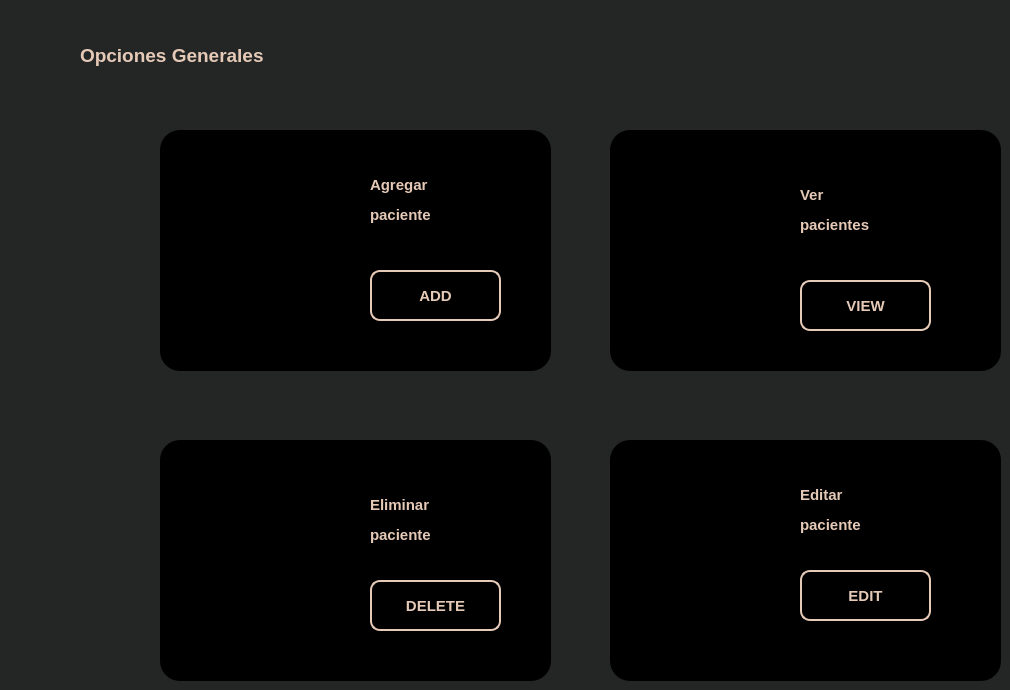
      <widget class="QWidget" name="pag_agregar_paciente">
       <property name="styleSheet">
        <string notr="true">border-radius: 30px; /* Ajusta el valor para el radio de los bordes */
background-color:#242525;
border: none;            /* Borde negro */
border-radius: 20px;</string>
       </property>
       <widget class="QLabel" name="label_22">
        <property name="geometry">
         <rect>
          <x>80</x>
          <y>40</y>
          <width>251</width>
          <height>31</height>
         </rect>
        </property>
        <property name="styleSheet">
         <string notr="true">background: transparent;
border: none;</string>
        </property>
        <property name="text">
         <string>&lt;html&gt;&lt;head/&gt;&lt;body&gt;&lt;p&gt;&lt;span style=&quot; font-size:14pt; font-weight:600; color:#e6cab8;&quot;&gt;Opciones Generales&lt;/span&gt;&lt;/p&gt;&lt;/body&gt;&lt;/html&gt;</string>
        </property>
       </widget>
       <widget class="QWidget" name="agregar_paciente" native="true">
        <property name="geometry">
         <rect>
          <x>160</x>
          <y>130</y>
          <width>391</width>
          <height>241</height>
         </rect>
        </property>
        <property name="styleSheet">
         <string notr="true">background: black;
border: none;</string>
        </property>
        <widget class="QLabel" name="label_17">
         <property name="geometry">
          <rect>
           <x>60</x>
           <y>70</y>
           <width>101</width>
           <height>101</height>
          </rect>
         </property>
         <property name="styleSheet">
          <string notr="true">border: none;</string>
         </property>
         <property name="text">
          <string/>
         </property>
         <property name="pixmap">
          <pixmap>E:/6TO SEMESTRE/Hologramas/icon/agregar_paciente.png</pixmap>
         </property>
         <property name="scaledContents">
          <bool>true</bool>
         </property>
        </widget>
        <widget class="QLabel" name="label_23">
         <property name="geometry">
          <rect>
           <x>210</x>
           <y>40</y>
           <width>81</width>
           <height>61</height>
          </rect>
         </property>
         <property name="styleSheet">
          <string notr="true">background: transparent;
border: none;</string>
         </property>
         <property name="text">
          <string>&lt;html&gt;&lt;head/&gt;&lt;body&gt;&lt;p&gt;&lt;span style=&quot; font-size:11pt; font-weight:600; color:#e6cab8;&quot;&gt;Agregar&lt;/span&gt;&lt;/p&gt;&lt;p&gt;&lt;span style=&quot; font-size:11pt; font-weight:600; color:#e6cab8;&quot;&gt;paciente&lt;/span&gt;&lt;/p&gt;&lt;/body&gt;&lt;/html&gt;</string>
         </property>
        </widget>
        <widget class="QPushButton" name="pushButton_10">
         <property name="geometry">
          <rect>
           <x>210</x>
           <y>140</y>
           <width>131</width>
           <height>51</height>
          </rect>
         </property>
         <property name="font">
          <font>
           <family>MS Shell Dlg 2</family>
           <pointsize>11</pointsize>
           <weight>75</weight>
           <bold>true</bold>
          </font>
         </property>
         <property name="mouseTracking">
          <bool>false</bool>
         </property>
         <property name="styleSheet">
          <string notr="true">QPushButton {
    background-color: rgba(0, 0, 0, 0);  /* Fondo transparente */
    border: 2px solid #e6cab8;              /* Borde blanco */
    border-radius: 10px;                  /* Bordes redondeados */
    color:  #e6cab8;                         /* Color del texto */
}
QPushButton:hover {
    background-color: rgba(255, 255, 255, 0.2);  /* Fondo ligeramente blanco al pasar el ratón */
}
QPushButton:pressed {
    background-color: rgba(255, 255, 255, 0.4);   /* Fondo más opaco al hacer clic */
}</string>
         </property>
         <property name="text">
          <string>ADD</string>
         </property>
        </widget>
       </widget>
       <widget class="QWidget" name="eliminar_paciente" native="true">
        <property name="geometry">
         <rect>
          <x>160</x>
          <y>440</y>
          <width>391</width>
          <height>241</height>
         </rect>
        </property>
        <property name="styleSheet">
         <string notr="true">background: black;
border: none;</string>
        </property>
        <widget class="QLabel" name="label_20">
         <property name="geometry">
          <rect>
           <x>60</x>
           <y>70</y>
           <width>101</width>
           <height>101</height>
          </rect>
         </property>
         <property name="styleSheet">
          <string notr="true">border: none;</string>
         </property>
         <property name="text">
          <string/>
         </property>
         <property name="pixmap">
          <pixmap>E:/6TO SEMESTRE/Hologramas/icon/eliminar.png</pixmap>
         </property>
         <property name="scaledContents">
          <bool>true</bool>
         </property>
        </widget>
        <widget class="QLabel" name="label_21">
         <property name="geometry">
          <rect>
           <x>210</x>
           <y>50</y>
           <width>81</width>
           <height>61</height>
          </rect>
         </property>
         <property name="styleSheet">
          <string notr="true">background: transparent;
border: none;</string>
         </property>
         <property name="text">
          <string>&lt;html&gt;&lt;head/&gt;&lt;body&gt;&lt;p&gt;&lt;span style=&quot; font-size:11pt; font-weight:600; color:#e6cab8;&quot;&gt;Eliminar&lt;/span&gt;&lt;/p&gt;&lt;p&gt;&lt;span style=&quot; font-size:11pt; font-weight:600; color:#e6cab8;&quot;&gt;paciente&lt;/span&gt;&lt;/p&gt;&lt;/body&gt;&lt;/html&gt;</string>
         </property>
        </widget>
        <widget class="QPushButton" name="pushButton_9">
         <property name="geometry">
          <rect>
           <x>210</x>
           <y>140</y>
           <width>131</width>
           <height>51</height>
          </rect>
         </property>
         <property name="font">
          <font>
           <family>MS Shell Dlg 2</family>
           <pointsize>11</pointsize>
           <weight>75</weight>
           <bold>true</bold>
          </font>
         </property>
         <property name="styleSheet">
          <string notr="true">QPushButton {
    background-color: rgba(0, 0, 0, 0);  /* Fondo transparente */
    border: 2px solid #e6cab8;              /* Borde blanco */
    border-radius: 10px;                  /* Bordes redondeados */
    color:  #e6cab8;                         /* Color del texto */
}
QPushButton:hover {
    background-color: rgba(255, 255, 255, 0.2);  /* Fondo ligeramente blanco al pasar el ratón */
}
QPushButton:pressed {
    background-color: rgba(255, 255, 255, 0.4);   /* Fondo más opaco al hacer clic */
}</string>
         </property>
         <property name="text">
          <string>DELETE</string>
         </property>
        </widget>
       </widget>
       <widget class="QWidget" name="ver_paciente" native="true">
        <property name="geometry">
         <rect>
          <x>610</x>
          <y>130</y>
          <width>391</width>
          <height>241</height>
         </rect>
        </property>
        <property name="styleSheet">
         <string notr="true">background: black;
border: none;</string>
        </property>
        <widget class="QLabel" name="label_15">
         <property name="geometry">
          <rect>
           <x>30</x>
           <y>50</y>
           <width>141</width>
           <height>141</height>
          </rect>
         </property>
         <property name="cursor">
          <cursorShape>PointingHandCursor</cursorShape>
         </property>
         <property name="styleSheet">
          <string notr="true">border: none;</string>
         </property>
         <property name="text">
          <string/>
         </property>
         <property name="pixmap">
          <pixmap>E:/6TO SEMESTRE/Hologramas/icon/userlmn_f3df7cf278fc232357f70b0055f234bb.png</pixmap>
         </property>
         <property name="scaledContents">
          <bool>true</bool>
         </property>
        </widget>
        <widget class="QLabel" name="label_16">
         <property name="geometry">
          <rect>
           <x>190</x>
           <y>50</y>
           <width>101</width>
           <height>61</height>
          </rect>
         </property>
         <property name="styleSheet">
          <string notr="true">background: transparent;
border: none;</string>
         </property>
         <property name="text">
          <string>&lt;html&gt;&lt;head/&gt;&lt;body&gt;&lt;p&gt;&lt;span style=&quot; font-size:11pt; font-weight:600; color:#e6cab8;&quot;&gt;Ver&lt;/span&gt;&lt;/p&gt;&lt;p&gt;&lt;span style=&quot; font-size:11pt; font-weight:600; color:#e6cab8;&quot;&gt;pacientes&lt;/span&gt;&lt;/p&gt;&lt;/body&gt;&lt;/html&gt;</string>
         </property>
        </widget>
        <widget class="QPushButton" name="pushButton_7">
         <property name="geometry">
          <rect>
           <x>190</x>
           <y>150</y>
           <width>131</width>
           <height>51</height>
          </rect>
         </property>
         <property name="font">
          <font>
           <family>MS Shell Dlg 2</family>
           <pointsize>11</pointsize>
           <weight>75</weight>
           <bold>true</bold>
          </font>
         </property>
         <property name="styleSheet">
          <string notr="true">QPushButton {
    background-color: rgba(0, 0, 0, 0);  /* Fondo transparente */
    border: 2px solid #e6cab8;              /* Borde blanco */
    border-radius: 10px;                  /* Bordes redondeados */
    color:  #e6cab8;                         /* Color del texto */
}
QPushButton:hover {
    background-color: rgba(255, 255, 255, 0.2);  /* Fondo ligeramente blanco al pasar el ratón */
}
QPushButton:pressed {
    background-color: rgba(255, 255, 255, 0.4);   /* Fondo más opaco al hacer clic */
}</string>
         </property>
         <property name="text">
          <string>VIEW</string>
         </property>
        </widget>
       </widget>
       <widget class="QWidget" name="editar_paciente" native="true">
        <property name="geometry">
         <rect>
          <x>610</x>
          <y>440</y>
          <width>391</width>
          <height>241</height>
         </rect>
        </property>
        <property name="styleSheet">
         <string notr="true">background: black;
border: none;</string>
        </property>
        <widget class="QLabel" name="label_18">
         <property name="geometry">
          <rect>
           <x>190</x>
           <y>40</y>
           <width>81</width>
           <height>61</height>
          </rect>
         </property>
         <property name="styleSheet">
          <string notr="true">background: transparent;
border: none;</string>
         </property>
         <property name="text">
          <string>&lt;html&gt;&lt;head/&gt;&lt;body&gt;&lt;p&gt;&lt;span style=&quot; font-size:11pt; font-weight:600; color:#e6cab8;&quot;&gt;Editar&lt;/span&gt;&lt;/p&gt;&lt;p&gt;&lt;span style=&quot; font-size:11pt; font-weight:600; color:#e6cab8;&quot;&gt;paciente&lt;/span&gt;&lt;/p&gt;&lt;/body&gt;&lt;/html&gt;</string>
         </property>
        </widget>
        <widget class="QLabel" name="label_19">
         <property name="geometry">
          <rect>
           <x>50</x>
           <y>70</y>
           <width>101</width>
           <height>101</height>
          </rect>
         </property>
         <property name="styleSheet">
          <string notr="true">border: none;</string>
         </property>
         <property name="text">
          <string/>
         </property>
         <property name="pixmap">
          <pixmap>E:/6TO SEMESTRE/Hologramas/icon/metabolism_15052497.png</pixmap>
         </property>
         <property name="scaledContents">
          <bool>true</bool>
         </property>
        </widget>
        <widget class="QPushButton" name="pushButton_8">
         <property name="geometry">
          <rect>
           <x>190</x>
           <y>130</y>
           <width>131</width>
           <height>51</height>
          </rect>
         </property>
         <property name="font">
          <font>
           <family>MS Shell Dlg 2</family>
           <pointsize>11</pointsize>
           <weight>75</weight>
           <bold>true</bold>
          </font>
         </property>
         <property name="styleSheet">
          <string notr="true">QPushButton {
    background-color: rgba(0, 0, 0, 0);  /* Fondo transparente */
    border: 2px solid #e6cab8;              /* Borde blanco */
    border-radius: 10px;                  /* Bordes redondeados */
    color:  #e6cab8;                         /* Color del texto */
}
QPushButton:hover {
    background-color: rgba(255, 255, 255, 0.2);  /* Fondo ligeramente blanco al pasar el ratón */
}
QPushButton:pressed {
    background-color: rgba(255, 255, 255, 0.4);   /* Fondo más opaco al hacer clic */
}</string>
         </property>
         <property name="text">
          <string>EDIT</string>
         </property>
        </widget>
       </widget>
      </widget>
